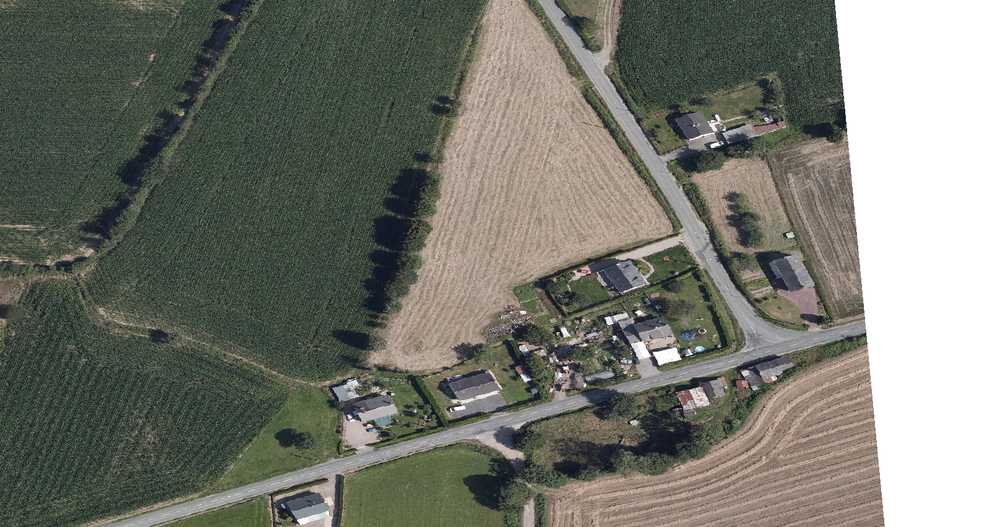
#> input picture image.png, 1000 x 527 px, shrunk from 1616 x 851 before the run, found by its file name
$ python images_LAB.py
#> lines starting #> are read from the running program, lines starting #| are printed output that depends on the picture
import cv2
import matplotlib.pyplot as plt

def afficher_et_enregistrer_LAB(image_name, save_path="canal_A.png"):
    """
    Affiche l'image dans l'espace colorimétrique LAB et enregistre le canal A.
    """
#> called with image_name = 'image.png', save_path = 'canal_A.png'
    # Charger l'image
    image = cv2.imread(image_name)
#> image is the input picture: shape (527, 1000, 3); mean B, G, R 109.8, 119.3, 117.4

    # Convertir l'image de BGR à LAB
    lab_image = cv2.cvtColor(image, cv2.COLOR_BGR2LAB)
#> lab_image: shape (527, 1000, 3); mean of channels 0, 1, 2 123.8, 125.3, 133.1

    # Séparer les canaux L, A, et B
    L, A, B = cv2.split(lab_image)
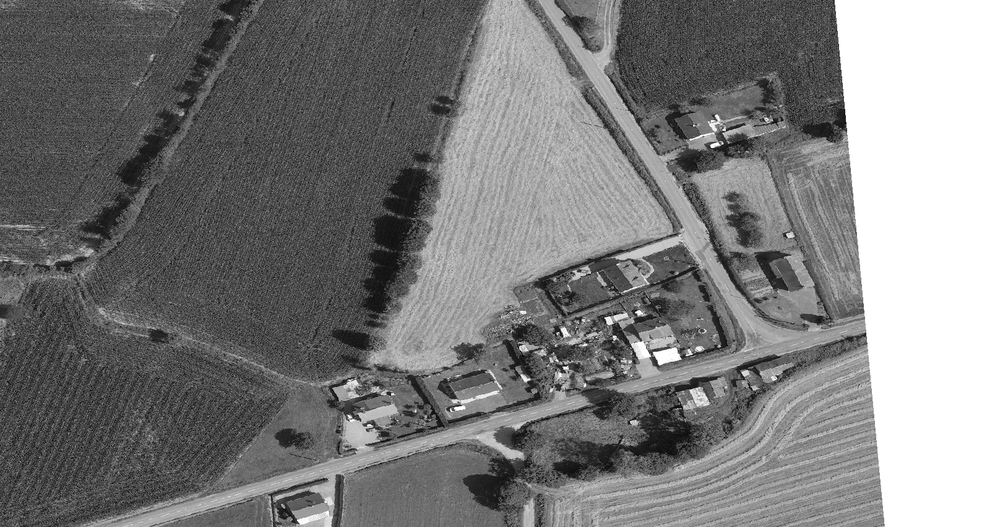
#> L: shape (527, 1000); min 0, max 255, mean 123.8
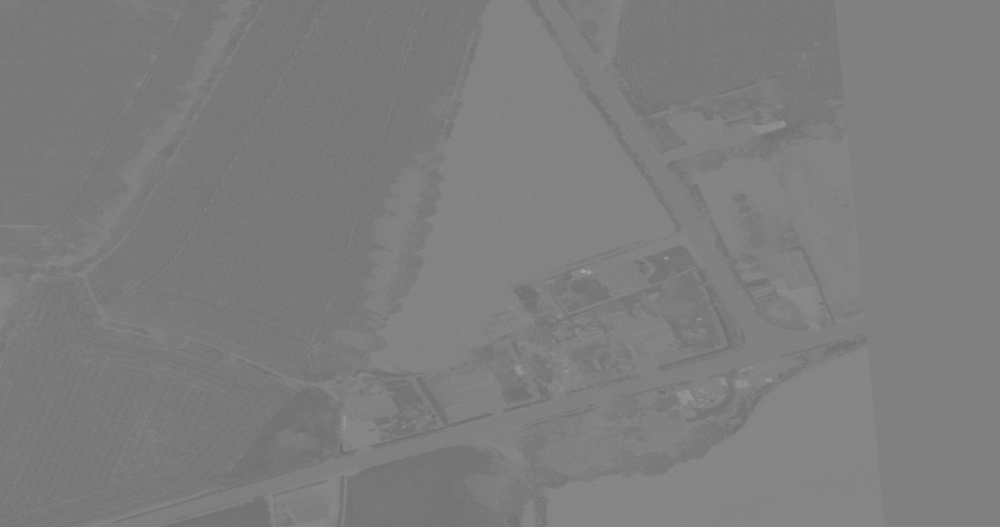
#> A: shape (527, 1000); min 110, max 164, mean 125.3
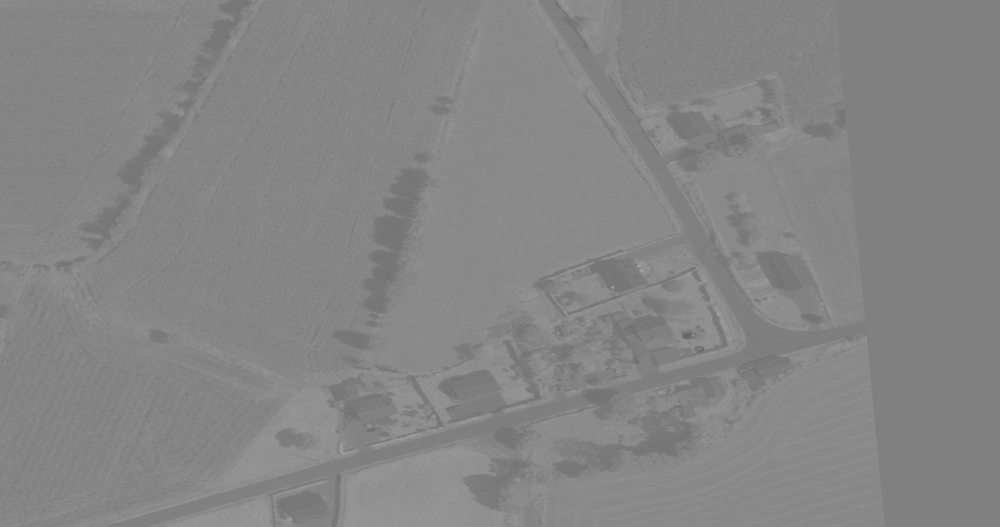
#> B: shape (527, 1000); min 100, max 162, mean 133.1
    # Normaliser les valeurs du canal A pour les rendre comprises entre 0 et 255
    A_normalized = cv2.normalize(A, None, 0, 255, cv2.NORM_MINMAX)
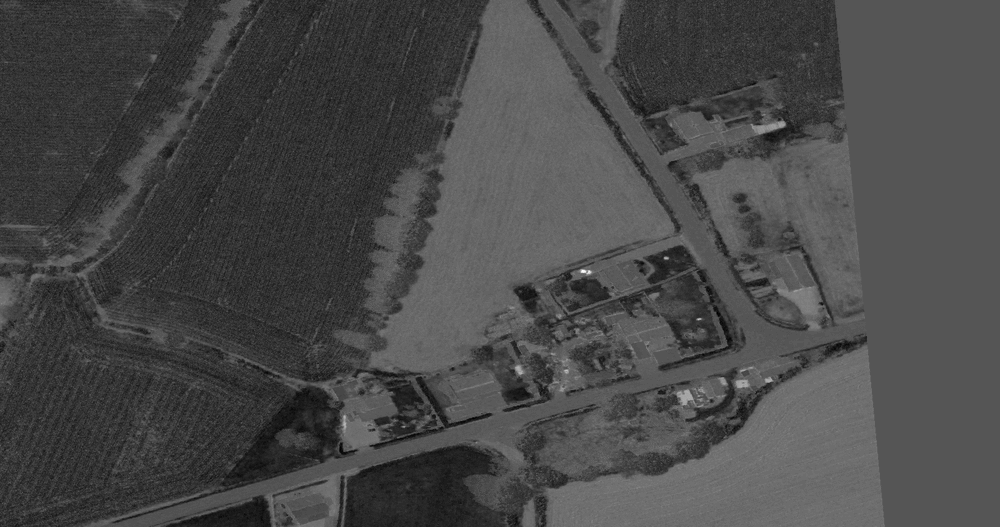
#> A_normalized: shape (527, 1000); min 0, max 255, mean 72.3
    # Afficher les canaux L, A, et B séparément
    plt.figure(figsize=(12, 4))

    plt.subplot(1, 3, 1)
    plt.imshow(L, cmap='gray')  # Afficher le canal L en niveaux de gris
    plt.title("Canal L (Luminance)")
    plt.axis('off')

    plt.subplot(1, 3, 2)
    plt.imshow(A, cmap='gray')  # Afficher le canal A en niveaux de gris
    plt.title("Canal A (Chrominance - Vert à Rouge)")
    plt.axis('off')

    plt.subplot(1, 3, 3)
    plt.imshow(B, cmap='gray')  # Afficher le canal B en niveaux de gris
    plt.title("Canal B (Chrominance - Bleu à Jaune)")
    plt.axis('off')

    plt.tight_layout()
    plt.show()

    # Enregistrer le canal A
    cv2.imwrite(save_path, A_normalized)  # Sauvegarder le canal A dans un fichier

# Exemple d'utilisation
image_name = 'image.png'  # Remplacer par le chemin de l'image
save_path = 'canal_A.png'  # Le chemin où tu veux enregistrer le canal A
afficher_et_enregistrer_LAB(image_name, save_path)

$ run again, with route11_segmentee.png copied over image.png
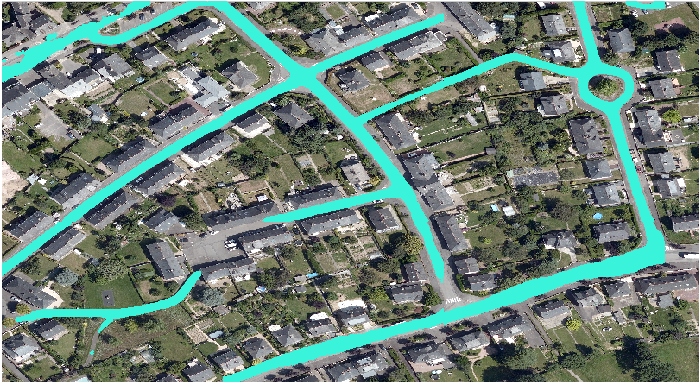
#> input picture route11_segmentee.png, 699 x 382 px, found by its file name
#> in afficher_et_enregistrer_LAB, image is the input picture: shape (382, 699, 3); mean B, G, R 116.6, 126.8, 106.8
#> lab_image: shape (382, 699, 3); mean of channels 0, 1, 2 129.5, 121.2, 131.9
#> in afficher_et_enregistrer_LAB, `L, A, B = cv2.split(lab_image)`:
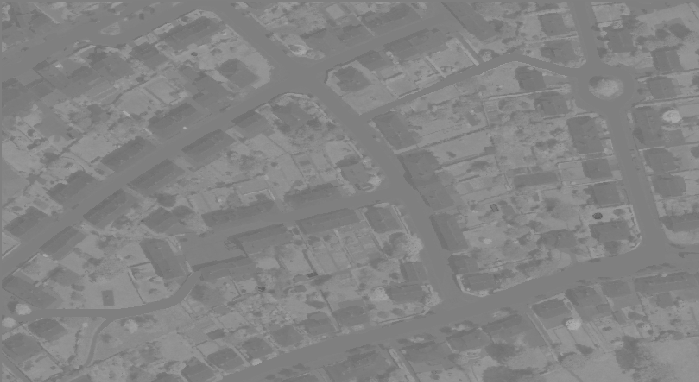
#> B: shape (382, 699); min 90, max 175, mean 131.9
#> in afficher_et_enregistrer_LAB, `A_normalized = cv2.normalize(A, None, 0, 255, cv2.NORM_MINMAX)`:
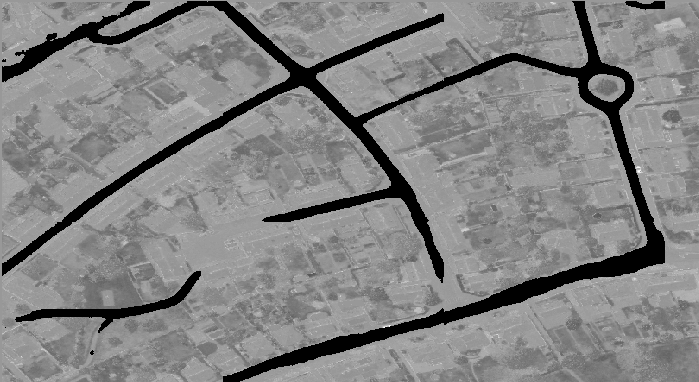
#> A_normalized: shape (382, 699); min 0, max 255, mean 131.4
